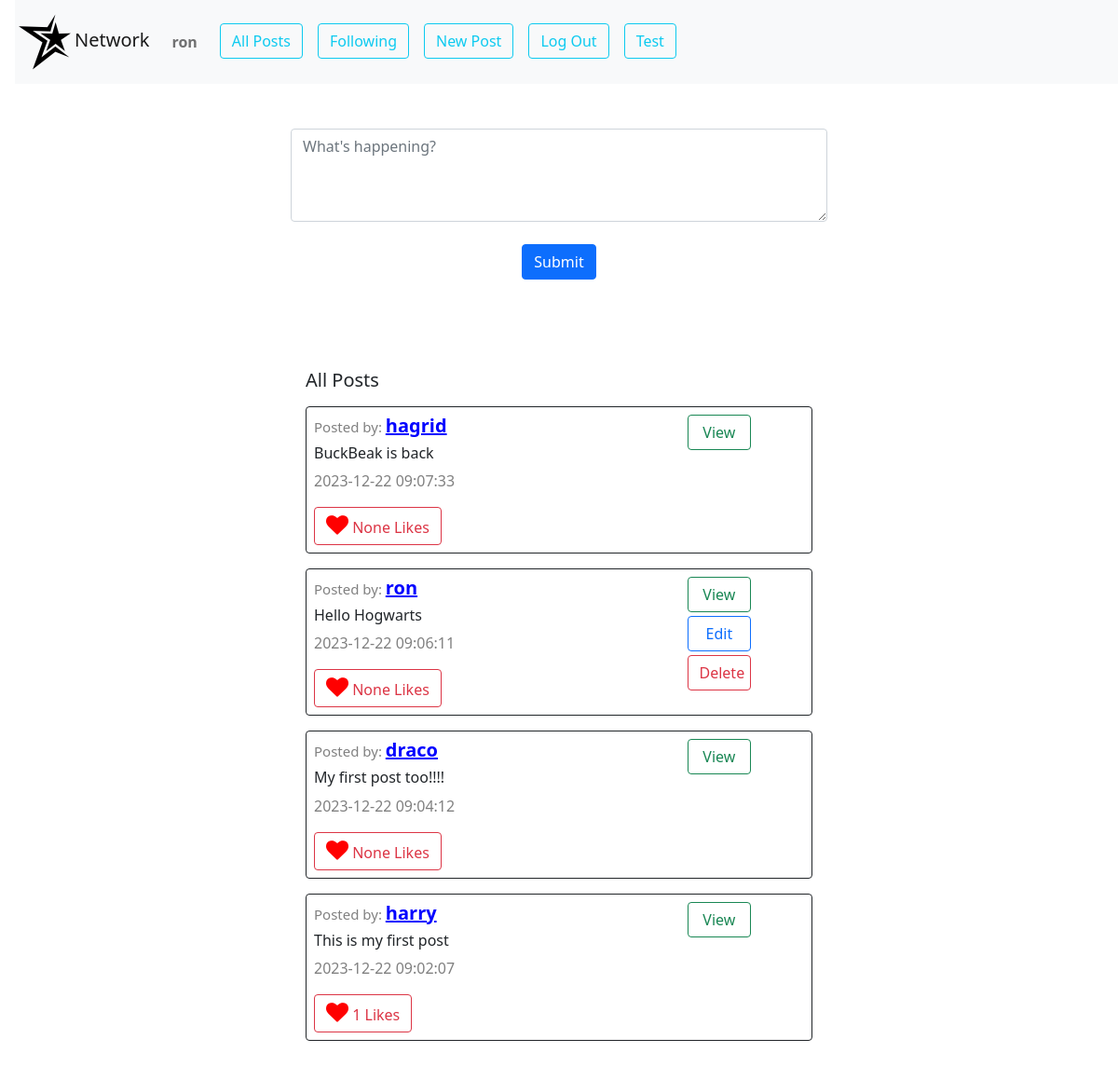
/ (signed in), run on the app's committed database.
### app.py (models this page shows, shortened)
class Users(db.Model):
    __tablename__ = "users"
    id = db.Column(db.Integer, primary_key=True)
    username = db.Column(db.String(80), unique=True, nullable=False)
    hash = db.Column(db.String(200),nullable=False)
    email = db.Column(db.String(120), unique=True, nullable=False)
    first_name=db.Column(db.String(80), nullable=True)
    last_name=db.Column(db.String(80), nullable=True)
    profile_pic_addr=db.Column(db.String(200), nullable=True)
    user_posts=db.relationship('Posts',backref='owner',lazy='dynamic')
    followers = db.relationship('Users',
                                secondary = follow,
                                primaryjoin = (follow.c.following_id == id),
                                secondaryjoin = (follow.c.follower_id == id),
                                backref = 'following'
                                )

class Posts(db.Model):
    __tablename__ = "posts"
    id = db.Column(db.Integer, primary_key=True)
    content = db.Column(db.String(150), nullable=False)
    created_at = db.Column(db.DateTime(timezone=True), server_default=db.func.current_timestamp())
    person_id = db.Column(db.Integer, db.ForeignKey('users.id'),nullable=False)
    likes=db.Column(db.Integer,default=0)

### app.py (the view, shortened to what this page needs)
@app.route("/", methods=["GET", "POST"])
def index():
    posts=Posts.query.order_by(Posts.created_at.desc()).all()
    user_id=session.get("user_id")
    if user_id:
        current_user=Users.query.filter_by(id=user_id).first()
    else:
        current_user=None
    return render_template("index.html",posts=posts,current_user=current_user)

### app.py (called while the page is built)
@app.after_request
def after_request(response):
    response.headers["Cache-Control"] = "no-cache, no-store, must-revalidate"
    response.headers["Expires"] = 0
    response.headers["Pragma"] = "no-cache"
    return response

### templates/index.html (shortened to what this page needs)
{% extends "layout.html" %} {% block body %}
<div id="index_div">
	{% if current_user%}
	<div id="compose-view" class="container-fluid py-5 text-center w-50">
		<form action="/" method="post">
			<textarea
				class="form-control"
				id="compose-body"
				name="current_post"
				placeholder="What's happening?"
				autofocus></textarea>
			<br />
			<input type="submit" id="submit_button" class="btn btn-primary" />
		</form>
	</div>
	{%endif%}
	<div id="post-view" class="container-fluid py-5 w-50">
		<h5 class="ms-3">All Posts</h5>
		{% for item in posts%}
		<div id="display_div_{{item.id}}" class="border border-dark m-3 p-2 rounded">
			<div class="row">
				<div class="col-9">
					<h5>
						<span style="color: grey; font-size: 15px">Posted by: </span
						><a
							style="font-weight: bold; color: blue"
							href="/profile/{{item.owner.id}}"
							>{{item.owner.username}}</a
						>
					</h5>
					<div id="index_content_div_{{item.id}}"><h6  class="mt-2">{{item.content}}</h6></div>
					<p><span style="color: grey">{{item.created_at}}</span></p>
					<button class="btn btn-outline-danger">
						<i style="font-size: 24px; color: red" class="fa">&#xf004;</i>
						{{item.likes}} Likes
					</button>
				</div>
				<div class="col-2 ">
					<div class="row">
						<button data-post_id="{{item.id}}" id="index_view_btn_{{item.id}}" class="btn btn-outline-success mb-1 w-75 view_btn">View</button>
					</div>
					{% if current_user%}
					{% if current_user.id== item.owner.id%}
					<div class="row">
						<button data-post_id="{{item.id}}" id="index_edit_btn_{{item.id}}" class="btn btn-outline-primary mb-1 w-75 edit_btn">Edit</button>
					</div>
					<div class="row">
						<button data-post_id="{{item.id}}" id="index_delete_btn_{{item.id}}" class="btn btn-outline-danger mb-1 w-75 delete_btn">Delete</button>
					</div>
					{%endif%}
					{%endif%}
				</div>
			</div>
		</div>
		  {%endfor%}
	</div>
</div>
{% endblock %}

### templates/layout.html (shortened to what this page needs)
<!DOCTYPE html>
<html lang="en">
	<head>
		<link href="/static/styles.css" rel="stylesheet" />
		<link
			href="https://cdn.jsdelivr.net/npm/bootstrap@5.0.2/dist/css/bootstrap.min.css"
			rel="stylesheet"
 />
		<link
			rel="stylesheet"
			href="https://cdnjs.cloudflare.com/ajax/libs/font-awesome/4.7.0/css/font-awesome.min.css" />
	</head>
	<body>
		<nav class="navbar navbar-expand-lg navbar-light bg-light ms-3">
			<a class="navbar-brand" id="network" href="/"
				><img src="/static/favicon.ico" alt="" />Network</a
			>
			<div>
				<ul class="navbar-nav mr-auto">
					<li class="nav-item">
						{% if current_user %}
						<a class="nav-link me-3" id="username" href="/profile/{{current_user.id}}"
							><strong>{{current_user.username}}</strong></a
						>
						{%else%}
						<a class="nav-link me-3" id="username"><strong>Guest</strong></a>
						{%endif%}
					</li>
					<li class="nav-item">
						<a class="btn btn-outline-info me-3" href="/" id="allpost"
							>All Posts</a
						>
					</li>
					{% if current_user %}
					<li class="nav-item">
						<a class="btn btn-outline-info me-3" href="/following" id="follow"
							>Following</a
						>
					</li>
					<li class="nav-item" id="newpost">
						<a class="btn btn-outline-info me-3" href="/newpost" id="newpost"
							>New Post</a
						>
					</li>
					<li class="nav-item">
						<a class="btn btn-outline-info me-3" href="/logout">Log Out</a>
					</li>
					{%endif%}
					<li class="nav-item">
						<a class="btn btn-outline-info me-3" href="/test">Test</a>
					</li>
				</ul>
			</div>
		</nav>
		<div class="body">
			 {% block body %} {% endblock %}
		</div>
	</body>
</html>

### static/styles.css (style rules this page uses)
#compose-body { height: 100px; }

### data on the page
Users: username "ron"
Posts: owner.username "hagrid", content "BuckBeak is back", created_at "2023-12-22 09:07:33", likes "None"
Posts: owner.username "ron", content "Hello Hogwarts", created_at "2023-12-22 09:06:11", likes "None"
Posts: owner.username "draco", content "My first post too!!!!", created_at "2023-12-22 09:04:12", likes "None"
Posts: owner.username "harry", content "This is my first post", created_at "2023-12-22 09:02:07", likes "1"
